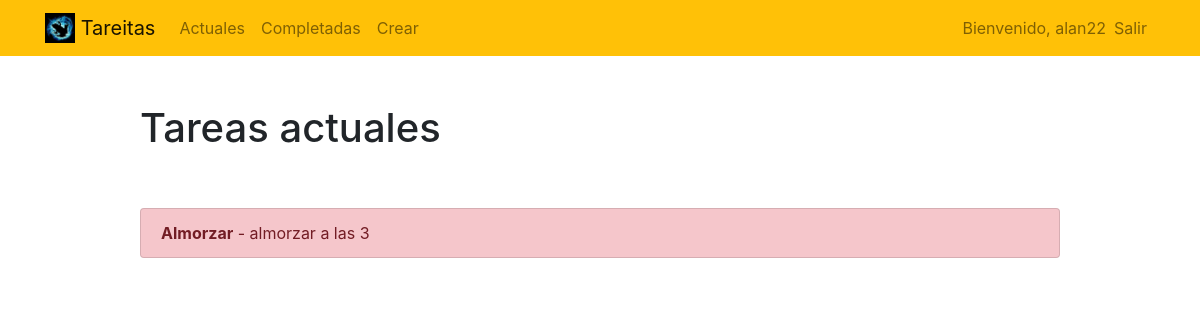
The page /current/ (signed in) on the database as committed earlier.
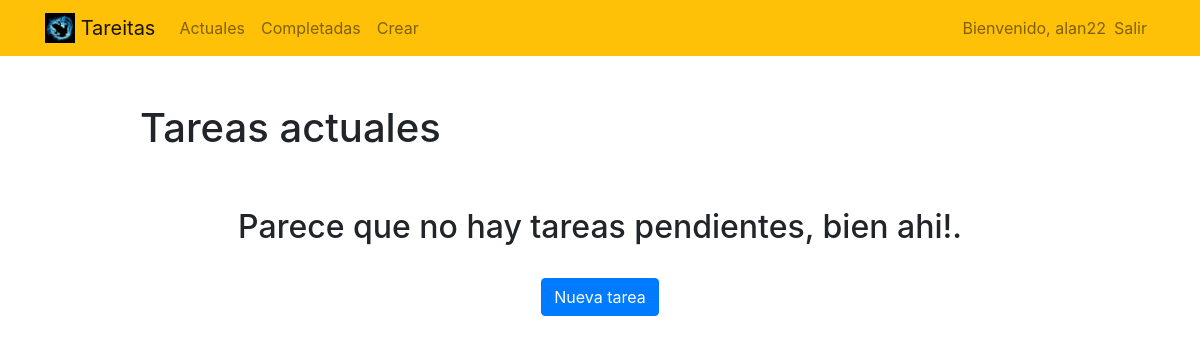
The same page on the database as committed later.
### pendiente/models.py (models this page shows, shortened)
class Pendiente(models.Model):
    title=models.CharField(max_length=150)
    memo=models.TextField(blank=True)
    created_at=models.DateTimeField(auto_now_add=True)
    datecompleted=models.DateTimeField(null=True,blank=True)
    important=models.BooleanField(default=False)
    created_by=models.ForeignKey(User, on_delete=models.CASCADE)

### pendiente/views.py (the view)
# urls.py: path('current/',currenttodos,name='currenttodos'),
@login_required
def currenttodos(request):
    pendientes=Pendiente.objects.filter(created_by=request.user,datecompleted__isnull=True)
    return render(request, 'pendiente/currenttodos.html',{'pendientes':pendientes})

### pendiente/templates/pendiente/currenttodos.html
{% extends 'pendiente/base.html' %}
{% block content %}
    <div class="row justify-content-center mt-5">
        <div class="col-md-10">
            {% if todos %}
                 <h1>{{ pendientes.count }} Tarea actual{{ pendientes.count|pluralize }}</h1>
            {% else %}
                           <h1>Tareas actuales</h1>
            {% endif %}
        </div>
    </div>
    <div class="row justify-content-center mt-5">
        <div class="col-md-10">
        {% if pendientes %}
            <div class="list-group">
                {% for pendiente in pendientes %}
                    <a href="{% url 'verpendiente' pendiente.id %}" class="list-group-item list-group-item-action{% if pendiente.important %} list-group-item-danger{% endif %}"><b>{{ pendiente.title }}</b>{% if pendiente.memo %} - {{ pendiente.memo|truncatechars:30 }}{% endif %}</a>
                {% endfor %}
            </div>
        {% else %}
            <div class="text-center">
                <h2>Parece que no hay tareas pendientes, bien ahi!.</h2>
            <br>
            <a role="button" class="btn btn-primary" href="{% url 'crearpendiente' %}">Nueva tarea</a>
            </div>
        {% endif %}
        </div>
    </div>
{% endblock %}

Rows that differ between the two databases and show on the page:
no longer on this page (row edited): Pendiente: title "Almorzar", memo "almorzar a las 3"
Other text that changed with them:
text now shown: "Parece que no hay tareas pendientes, bien ahi!. Nueva tarea"
